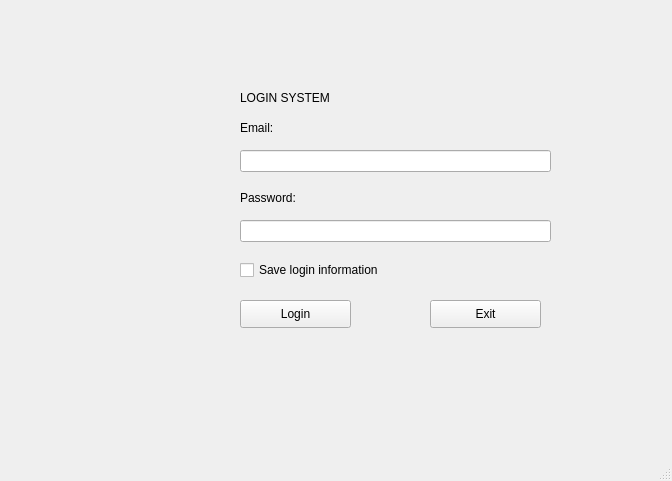
<?xml version="1.0" encoding="UTF-8"?>
<ui version="4.0">
 <class>MainWindow</class>
 <widget class="QMainWindow" name="MainWindow">
  <property name="geometry">
   <rect>
    <x>0</x>
    <y>0</y>
    <width>672</width>
    <height>481</height>
   </rect>
  </property>
  <property name="windowTitle">
   <string>MainWindow</string>
  </property>
  <widget class="QWidget" name="centralwidget">
   <widget class="QLabel" name="label">
    <property name="geometry">
     <rect>
      <x>240</x>
      <y>90</y>
      <width>111</width>
      <height>16</height>
     </rect>
    </property>
    <property name="text">
     <string>LOGIN SYSTEM</string>
    </property>
   </widget>
   <widget class="QLabel" name="label_2">
    <property name="geometry">
     <rect>
      <x>240</x>
      <y>120</y>
      <width>55</width>
      <height>16</height>
     </rect>
    </property>
    <property name="text">
     <string>Email:</string>
    </property>
   </widget>
   <widget class="QLineEdit" name="lineEditEmail">
    <property name="geometry">
     <rect>
      <x>240</x>
      <y>150</y>
      <width>311</width>
      <height>22</height>
     </rect>
    </property>
   </widget>
   <widget class="QLabel" name="label_3">
    <property name="geometry">
     <rect>
      <x>240</x>
      <y>190</y>
      <width>91</width>
      <height>16</height>
     </rect>
    </property>
    <property name="text">
     <string>Password:</string>
    </property>
   </widget>
   <widget class="QLineEdit" name="lineEditPassword">
    <property name="geometry">
     <rect>
      <x>240</x>
      <y>220</y>
      <width>311</width>
      <height>22</height>
     </rect>
    </property>
    <property name="text">
     <string/>
    </property>
    <property name="echoMode">
     <enum>QLineEdit::Password</enum>
    </property>
   </widget>
   <widget class="QCheckBox" name="checkBoxSave">
    <property name="geometry">
     <rect>
      <x>240</x>
      <y>260</y>
      <width>191</width>
      <height>20</height>
     </rect>
    </property>
    <property name="text">
     <string>Save login information</string>
    </property>
   </widget>
   <widget class="QPushButton" name="pushButtonLogin">
    <property name="geometry">
     <rect>
      <x>240</x>
      <y>300</y>
      <width>111</width>
      <height>28</height>
     </rect>
    </property>
    <property name="text">
     <string>Login</string>
    </property>
    <property name="icon">
     <iconset>
      <normaloff>../images/ic_login.ico</normaloff>../images/ic_login.ico</iconset>
    </property>
   </widget>
   <widget class="QPushButton" name="pushButtonExit">
    <property name="geometry">
     <rect>
      <x>430</x>
      <y>300</y>
      <width>111</width>
      <height>28</height>
     </rect>
    </property>
    <property name="text">
     <string>Exit</string>
    </property>
    <property name="icon">
     <iconset>
      <normaloff>../images/ic_exit.ico</normaloff>../images/ic_exit.ico</iconset>
    </property>
   </widget>
   <widget class="QLabel" name="label_4">
    <property name="geometry">
     <rect>
      <x>30</x>
      <y>120</y>
      <width>171</width>
      <height>161</height>
     </rect>
    </property>
    <property name="text">
     <string/>
    </property>
    <property name="pixmap">
     <pixmap>C:/Users/Lenovo/Pictures/Saved Pictures/Liliana.png</pixmap>
    </property>
    <property name="scaledContents">
     <bool>true</bool>
    </property>
   </widget>
  </widget>
  <widget class="QMenuBar" name="menubar">
   <property name="geometry">
    <rect>
     <x>0</x>
     <y>0</y>
     <width>672</width>
     <height>26</height>
    </rect>
   </property>
  </widget>
  <widget class="QStatusBar" name="statusbar"/>
 </widget>
 <resources/>
 <connections>
  <connection>
   <sender>pushButtonExit</sender>
   <signal>clicked()</signal>
   <receiver>MainWindow</receiver>
   <slot>close()</slot>
   <hints>
    <hint type="sourcelabel">
     <x>485</x>
     <y>339</y>
    </hint>
    <hint type="destinationlabel">
     <x>335</x>
     <y>240</y>
    </hint>
   </hints>
  </connection>
 </connections>
</ui>
